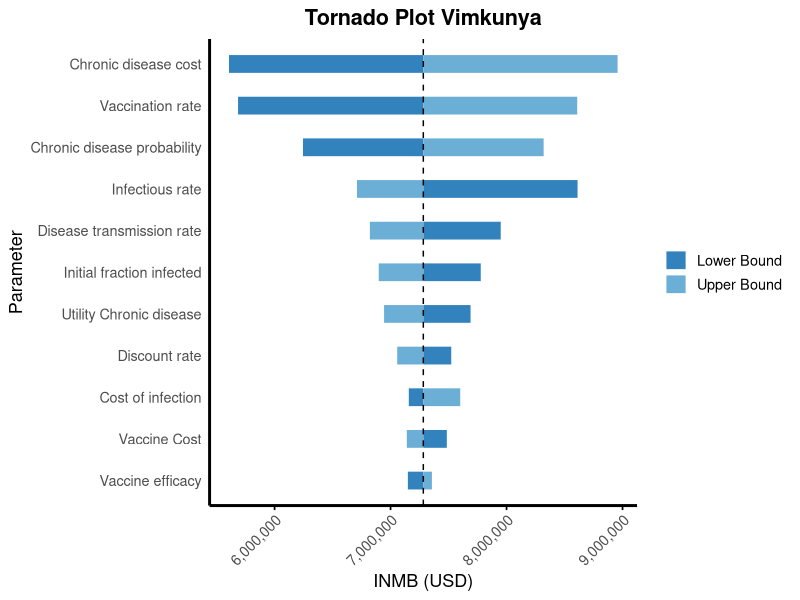
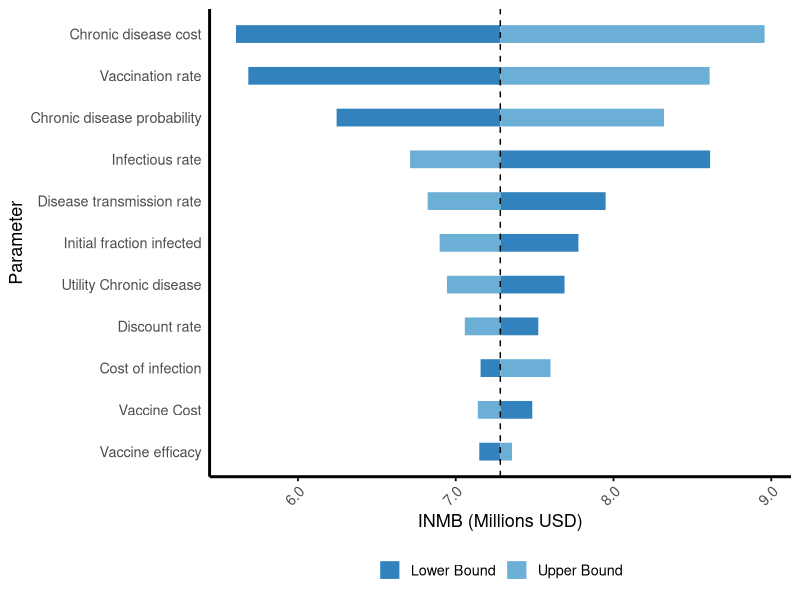

The R source for these figures, in order:
library(ggplot2)
library(dplyr)
library(tidyr)

# Step 1: Input your data
INMB_data <- data.frame(
  Parameter = c(
    "Vaccine Cost", "Utility Chronic disease", "Chronic disease probability",
    "Chronic disease cost", "Vaccine efficacy", "Disease transmission rate",
    "Vaccination rate", "Infectious rate", "Discount rate", "Initial fraction infected", "Cost of infection"
  ),
  LB = c(
    7485090.54, 7689604.79, 6244899.91, 5607150.37, 7149146.36,
    7949792.12, 5685101.40, 8612160.22, 7523126.44, 7777544.95,
    7157323.66
  ),
  UB = c(
    7139951.79, 6944154.13, 8319795.07, 8957544.60, 7356436.26,
    6821642.22, 8609363.08, 6710511.94, 7057434.87, 6897870.98,
    7600662.02
  ),
  Base = rep(7282347.49, 11)
)

# Step 2: Compute range and sorted order
INMB_data <- INMB_data %>%
  mutate(Range = abs(UB - LB))

sorted_order <- INMB_data %>%
  arrange(desc(Range)) %>%
  pull(Parameter)

# Step 3: Reshape data and preserve sorting
plot_data <- INMB_data %>%
  pivot_longer(cols = c("LB", "UB"),
               names_to = "Bound",
               values_to = "Value") %>%
  mutate(
    xmin = pmin(Value, Base),
    xmax = pmax(Value, Base),
    Bound = ifelse(Bound == "LB", "Lower Bound", "Upper Bound"),
    Parameter = factor(Parameter, levels = rev(sorted_order))  # this is key!
  )

# Step 4: Final tornado plot
ggplot(plot_data) +
  geom_segment(aes(x = xmin, xend = xmax, y = Parameter, yend = Parameter, color = Bound),
               size = 6) +
  geom_vline(xintercept = INMB_data$Base[1], linetype = "dashed", color = "black") +
  scale_color_manual(values = c("Lower Bound" = "#3182bd", "Upper Bound" = "#6baed6")) +
  scale_x_continuous(labels = scales::comma) +
  labs(
    title = "Tornado Plot Vimkunya",
    x = "INMB (USD)",
    y = "Parameter"
  ) +
  theme_minimal(base_size = 13) +
  theme(
    panel.grid.major = element_blank(),
    panel.grid.minor = element_blank(),
    axis.line.x = element_line(color = "black", size = 1),
    axis.line.y = element_line(color = "black", size = 1),
    axis.ticks.x = element_line(color = "black"),
    plot.title = element_text(hjust = 0.5, face = "bold"),
    axis.text.x = element_text(angle = 45, hjust = 1),
    legend.title = element_blank()
  )
#----
#fixed
ggplot(plot_data) +
  geom_segment(aes(x = xmin, xend = xmax, y = Parameter, yend = Parameter, color = Bound),
               size = 6) +
  geom_vline(xintercept = INMB_data$Base[1], linetype = "dashed", color = "black") +
  scale_color_manual(values = c("Lower Bound" = "#3182bd", "Upper Bound" = "#6baed6")) +
  scale_x_continuous(
    breaks = seq(6e6, 10e6, by = 1e6),
    labels = function(x) sprintf("%.1f", x / 1e6)
  ) +
  labs(
    x = "INMB (Millions USD)",
    y = "Parameter"
  ) +
  theme_minimal(base_size = 13) +
  theme(
    panel.grid.major = element_blank(),
    panel.grid.minor = element_blank(),
    axis.line.x = element_line(color = "black", size = 1),
    axis.line.y = element_line(color = "black", size = 1),
    axis.ticks.x = element_line(color = "black"),
    plot.title = element_text(hjust = 0.5, face = "bold"),
    axis.text.x = element_text(angle = 45, hjust = 1),
    legend.title = element_blank(),
    legend.position = "bottom"
  )
